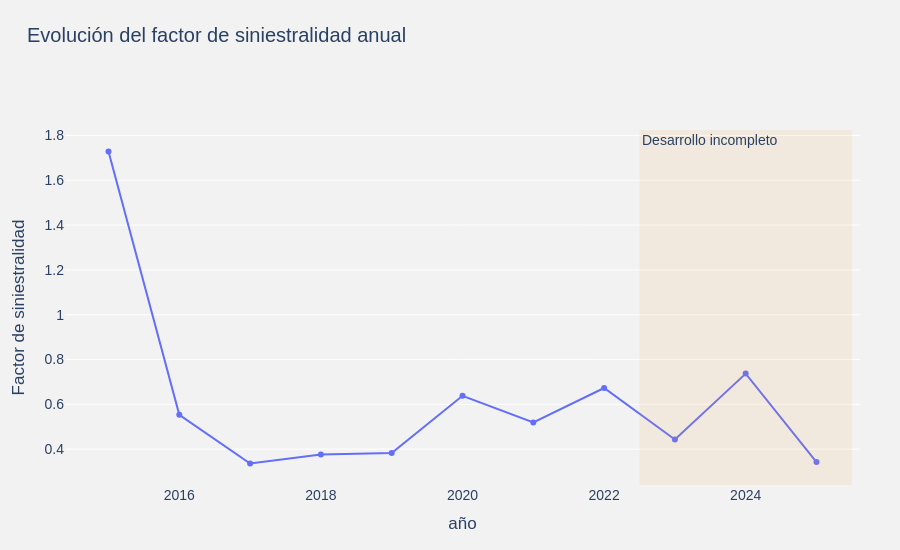

Notebook code cell kept with this figure:
### Code cell
# ------------------------------------------------------
# Evolución del factor de siniestralidad anual por año
# ------------------------------------------------------

fig = px.line(
    factor_anual,
    x=factor_anual.index,
    y=factor_anual.values,
    markers=True,
    title="Evolución del factor de siniestralidad anual",
    labels={"x": "Año", "y": "Factor de siniestralidad"},
)

fig.update_traces(
    line=dict(width=2, color="#636EFA"),
    marker=dict(size=6)
)

fig.update_layout(
    template="plotly",

    # Fondo
    paper_bgcolor="#F2F2F2",
    plot_bgcolor="#F2F2F2",

    # Tipografía
    font=dict(
        family="Arial",
        size=14,
        color="#2A4163"
    ),

    # Título
    title=dict(
        x=0.03,
        y=0.95,
        font=dict(size=20)
    ),

    # Espacios
    margin=dict(
        l=65,
        r=40,
        b=65,
        t=130
    ),

    # Interacción
    hovermode="x unified",
    showlegend=False,

    # Dimensiones
    height=550
)

# Eje X
fig.update_xaxes(
    showgrid=False,
    zeroline=False,
    showline=False
)

# Eje Y
fig.update_yaxes(
    showgrid=True,
    gridcolor="white",
    gridwidth=1,
    zeroline=False,
    showline=False
)

fig.add_vrect(
    x0=2022.5, x1=2025.5, fillcolor="#EF9B38", opacity=0.10,
    line_width=0, annotation_text="Desarrollo incompleto", annotation_position="top left"
)
fig.show()

### Figure 1 — Plotly figure (JSON) as saved in the notebook; plotly's stock layout.template omitted (floating-point values rounded to 4 significant figures)
{"data": [{"hovertemplate": "año=%{x}<br>Factor de siniestralidad=%{y}<extra></extra>", "legendgroup": "", "line": {"color": "#636EFA", "dash": "solid", "width": 2}, "marker": {"size": 6, "symbol": "circle"}, "mode": "lines+markers", "name": "", "orientation": "v", "showlegend": false, "type": "scatter", "x": [2015, 2016, 2017, 2018, 2019, 2020, 2021, 2022, 2023, 2024, 2025], "xaxis": "x", "y": [1.728, 0.5534, 0.336, 0.3764, 0.3824, 0.6382, 0.5192, 0.673, 0.443, 0.7371, 0.3427], "yaxis": "y"}], "layout": {"annotations": [{"showarrow": false, "text": "Desarrollo incompleto", "x": 2022.0, "xanchor": "left", "xref": "x", "y": 1, "yanchor": "top", "yref": "y domain"}], "font": {"color": "#2A4163", "family": "Arial", "size": 14}, "height": 550, "hovermode": "x unified", "legend": {"tracegroupgap": 0}, "margin": {"b": 65, "l": 65, "r": 40, "t": 130}, "paper_bgcolor": "#F2F2F2", "plot_bgcolor": "#F2F2F2", "shapes": [{"fillcolor": "#EF9B38", "line": {"width": 0}, "opacity": 0.1, "type": "rect", "x0": 2022.0, "x1": 2026.0, "xref": "x", "y0": 0, "y1": 1, "yref": "y domain"}], "showlegend": false, "title": {"font": {"size": 20}, "text": "Evolución del factor de siniestralidad anual", "x": 0.03, "y": 0.95}, "xaxis": {"anchor": "y", "domain": [0, 1], "showgrid": false, "showline": false, "title": {"text": "año"}, "zeroline": false}, "yaxis": {"anchor": "x", "domain": [0, 1], "gridcolor": "white", "gridwidth": 1, "showgrid": true, "showline": false, "title": {"text": "Factor de siniestralidad"}, "zeroline": false}}}
